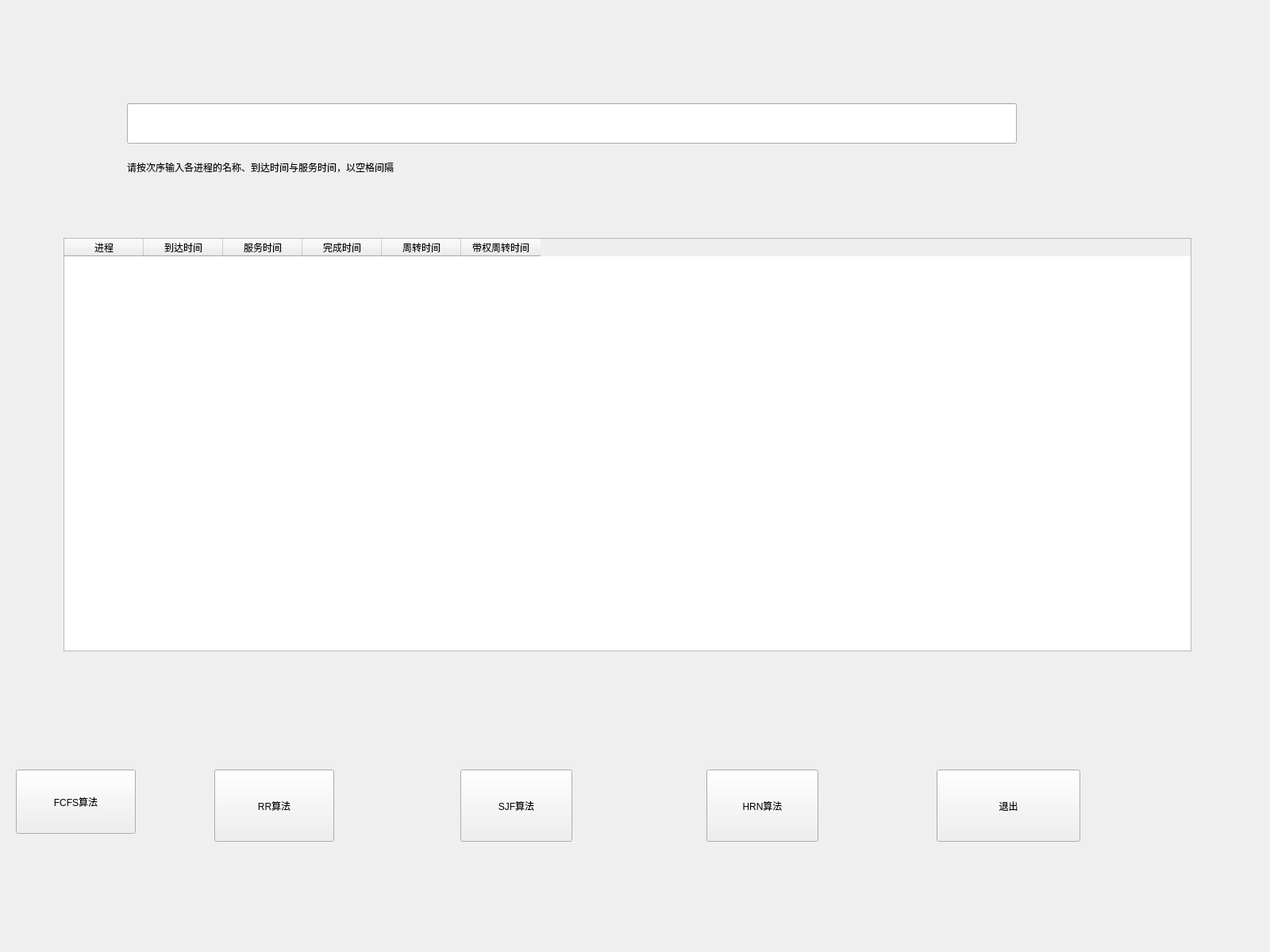
<?xml version="1.0" encoding="UTF-8"?>
<ui version="4.0">
 <class>Widget</class>
 <widget class="QWidget" name="Widget">
  <property name="geometry">
   <rect>
    <x>0</x>
    <y>0</y>
    <width>1600</width>
    <height>1200</height>
   </rect>
  </property>
  <property name="maximumSize">
   <size>
    <width>2000</width>
    <height>1601</height>
   </size>
  </property>
  <property name="windowTitle">
   <string>Widget</string>
  </property>
  <widget class="QPushButton" name="fcfsBtn">
   <property name="geometry">
    <rect>
     <x>20</x>
     <y>970</y>
     <width>151</width>
     <height>81</height>
    </rect>
   </property>
   <property name="text">
    <string>FCFS算法</string>
   </property>
  </widget>
  <widget class="QPushButton" name="rrBtn">
   <property name="geometry">
    <rect>
     <x>270</x>
     <y>970</y>
     <width>151</width>
     <height>91</height>
    </rect>
   </property>
   <property name="text">
    <string>RR算法</string>
   </property>
  </widget>
  <widget class="QPushButton" name="sjfBtn">
   <property name="geometry">
    <rect>
     <x>580</x>
     <y>970</y>
     <width>141</width>
     <height>91</height>
    </rect>
   </property>
   <property name="text">
    <string>SJF算法</string>
   </property>
  </widget>
  <widget class="QPushButton" name="hrnBtn">
   <property name="geometry">
    <rect>
     <x>890</x>
     <y>970</y>
     <width>141</width>
     <height>91</height>
    </rect>
   </property>
   <property name="text">
    <string>HRN算法</string>
   </property>
  </widget>
  <widget class="QLineEdit" name="lineEdit">
   <property name="geometry">
    <rect>
     <x>160</x>
     <y>130</y>
     <width>1121</width>
     <height>51</height>
    </rect>
   </property>
   <property name="text">
    <string/>
   </property>
  </widget>
  <widget class="QTableWidget" name="tableWidget">
   <property name="geometry">
    <rect>
     <x>80</x>
     <y>300</y>
     <width>1421</width>
     <height>521</height>
    </rect>
   </property>
   <column>
    <property name="text">
     <string>进程</string>
    </property>
   </column>
   <column>
    <property name="text">
     <string>到达时间</string>
    </property>
   </column>
   <column>
    <property name="text">
     <string>服务时间</string>
    </property>
   </column>
   <column>
    <property name="text">
     <string>完成时间</string>
    </property>
   </column>
   <column>
    <property name="text">
     <string>周转时间</string>
    </property>
   </column>
   <column>
    <property name="text">
     <string>带权周转时间</string>
    </property>
   </column>
  </widget>
  <widget class="QPushButton" name="exitBtn">
   <property name="geometry">
    <rect>
     <x>1180</x>
     <y>970</y>
     <width>181</width>
     <height>91</height>
    </rect>
   </property>
   <property name="text">
    <string>退出</string>
   </property>
  </widget>
  <widget class="QLabel" name="label">
   <property name="geometry">
    <rect>
     <x>160</x>
     <y>190</y>
     <width>971</width>
     <height>41</height>
    </rect>
   </property>
   <property name="text">
    <string>请按次序输入各进程的名称、到达时间与服务时间，以空格间隔</string>
   </property>
  </widget>
 </widget>
 <layoutdefault spacing="6" margin="11"/>
 <resources/>
 <connections>
  <connection>
   <sender>exitBtn</sender>
   <signal>clicked()</signal>
   <receiver>Widget</receiver>
   <slot>close()</slot>
   <hints>
    <hint type="sourcelabel">
     <x>619</x>
     <y>369</y>
    </hint>
    <hint type="destinationlabel">
     <x>385</x>
     <y>245</y>
    </hint>
   </hints>
  </connection>
 </connections>
</ui>
